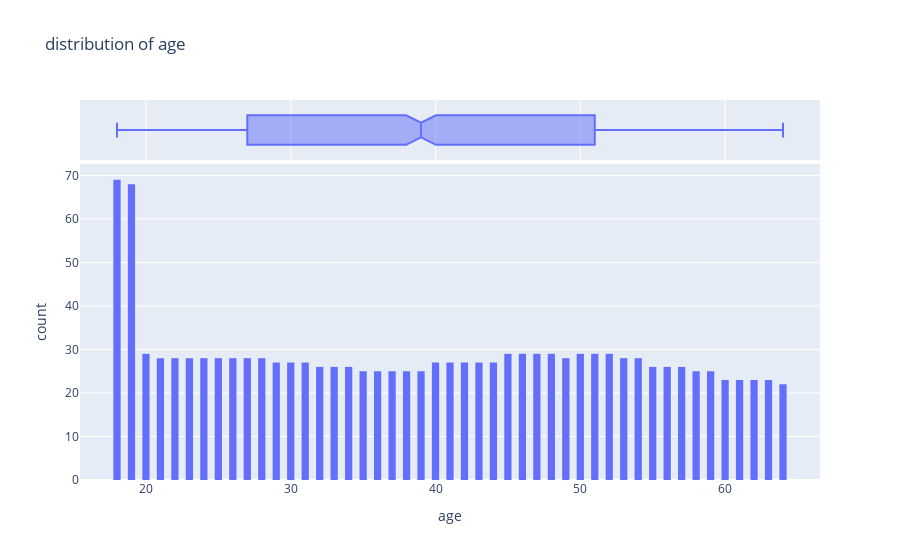

Here is the notebook cell this chart was saved with:
### Code cell
fig=px.histogram(medical_df,
                 x='age',
                 marginal='box',
                 nbins=47,
                 title='distribution of age')
fig.update_layout(bargap=0.5)
fig.show()

### Figure 1 — Plotly figure (JSON) as saved in the notebook; plotly's stock layout.template omitted (floating-point values rounded to 4 significant figures; data arrays with more than 128 entries replaced by an {"elided": "..."} marker saying what was removed)
{"data": [{"alignmentgroup": "True", "bingroup": "x", "hovertemplate": "age=%{x}<br>count=%{y}<extra></extra>", "legendgroup": "", "marker": {"color": "#636efa", "pattern": {"shape": ""}}, "name": "", "nbinsx": 47, "offsetgroup": "", "orientation": "v", "showlegend": false, "type": "histogram", "x": {"elided": "1338 int values"}, "xaxis": "x", "yaxis": "y"}, {"alignmentgroup": "True", "hovertemplate": "age=%{x}<extra></extra>", "legendgroup": "", "marker": {"color": "#636efa"}, "name": "", "notched": true, "offsetgroup": "", "showlegend": false, "type": "box", "x": {"elided": "1338 int values"}, "xaxis": "x2", "yaxis": "y2"}], "layout": {"autosize": true, "bargap": 0.5, "barmode": "relative", "legend": {"tracegroupgap": 0}, "title": {"text": "distribution of age"}, "xaxis": {"anchor": "y", "autorange": true, "domain": [0, 1], "range": [15.44, 66.56], "title": {"text": "age"}, "type": "linear"}, "xaxis2": {"anchor": "y2", "autorange": true, "domain": [0, 1], "matches": "x", "range": [15.44, 66.56], "showgrid": true, "showticklabels": false, "type": "linear"}, "yaxis": {"anchor": "x", "autorange": true, "domain": [0, 0.8316], "range": [0, 72.63], "title": {"text": "count"}}, "yaxis2": {"anchor": "x2", "autorange": true, "domain": [0.8416, 1], "matches": "y2", "range": [-0.5, 0.5], "showgrid": false, "showline": false, "showticklabels": false, "ticks": "", "type": "category"}}}
